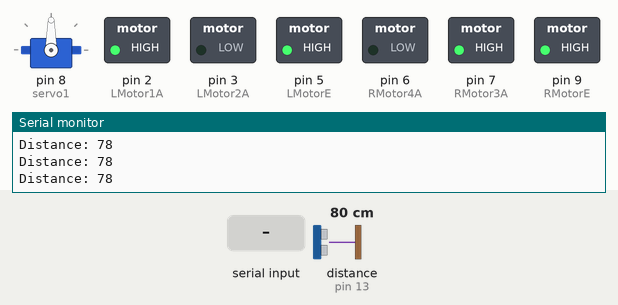
The sketch below on a simulated Arduino Uno, built with avr-gcc and run on an emulated ATmega328P. Parts: servo, switched loads named in the sketch (green lamp = pin HIGH), the last lines printed to the serial monitor. Wiring (inferred from the names in the program): ultrasonic range finder: trigger pin 12; echo pin 13. The test bench sets the inputs (shaded band); at power-on: distance to the obstacle (sensor on pin 13) 80 cm. The echo pulse lasts 58.3 µs per cm; pins used as bus, display or sensor lines are not drawn.

Above: at 1.2 s.
1.3 s: distance to the obstacle (sensor on pin 13) set to 24 cm
2.8 s: distance to the obstacle (sensor on pin 13) set to 19 cm
At 3.8 s:
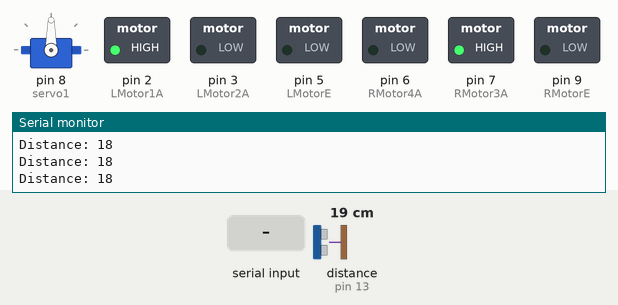
4.3 s: distance to the obstacle (sensor on pin 13) set to 35 cm
At 4.9 s:
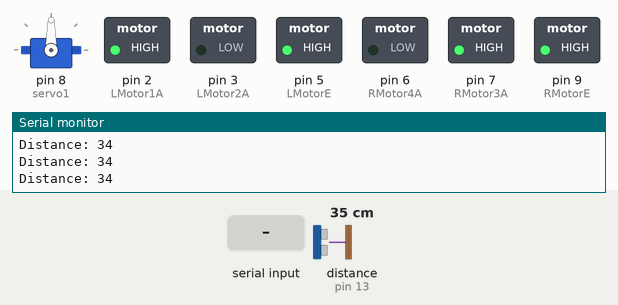
5.8 s: distance to the obstacle (sensor on pin 13) set to 18 cm
At 7.0 s:
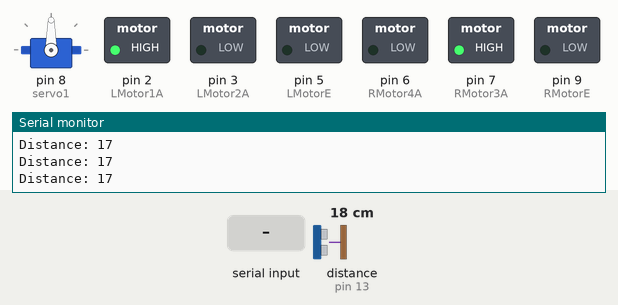
7.3 s: "1" received over the second serial link
At 8.5 s:
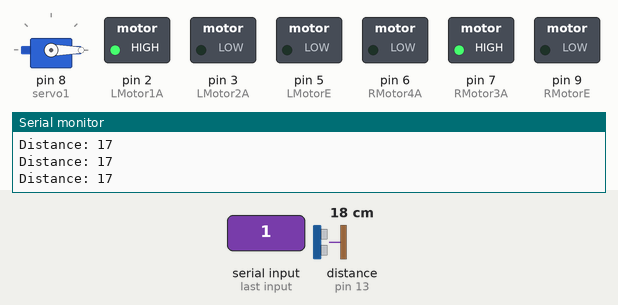
8.8 s: distance to the obstacle (sensor on pin 13) set to 120 cm
At 9.7 s:
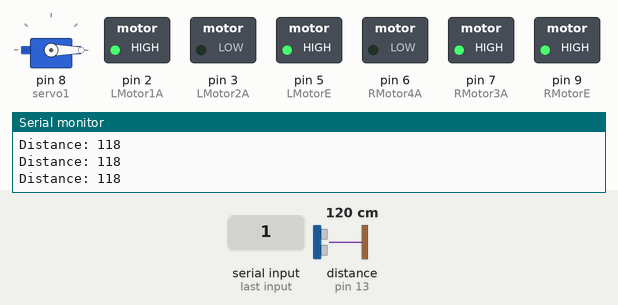
Timing chart, 0 to 11.3 s (numbered marks = the images above; inputs shaded):
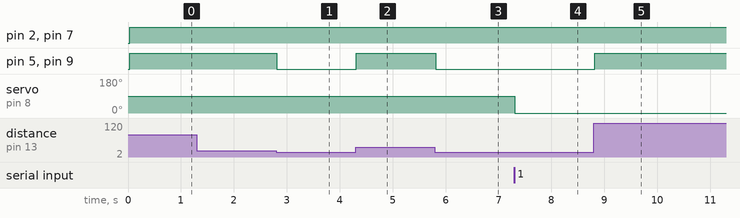

Measured:
- the behaviour switches between 22 and 21 cm on distance to the obstacle (sensor on pin 13) (found by bisection; images 0 and 1)
- after the input at 2.8 s, pin 5 (LMotorE), pin 9 (RMotorE): HIGH → LOW at once
- after the input at 4.3 s, pin 5 (LMotorE), pin 9 (RMotorE): LOW → HIGH at once
- after the input at 5.8 s, pin 5 (LMotorE), pin 9 (RMotorE): HIGH → LOW at once
- after the input at 7.3 s, servo on pin 8 (servo1): 90° → 0° at once
- after the input at 8.8 s, pin 5 (LMotorE), pin 9 (RMotorE): LOW → HIGH at once

The sketch:

Base_With_Ultrasonic_Sensor_And_Bluetooth_Servo_Shooter.ino
```cpp
/*
 * Name: Bheesham Ramkissoon and Mabin Mathew
 * Date: June 10, 2019
 * Description: Controls a robot to move and stop a certain distance away from a wall, and relies on bluetooth communication means to shoot a projectile into a basketball net 5 feet away.
 */

#include <SoftwareSerial.h> // Including the serial communication library to use the digital pins for communication
#include <Servo.h> // provides access to the external Servo.h library and its functionality

SoftwareSerial BTSerial(10, 11); // Creating an instance of a SoftwareSerial object called BTSerial with pins 10, 11 as the TXD and RXD respectively
Servo servo1; // create a servo object called "servo1" to control a servo
char BTDataIn; // variable to store data received from HC-05
const int LMotor1A = 2;
const int LMotor2A = 3;
const int RMotor3A = 7;
const int RMotor4A = 6;
const int LMotorE = 5;
const int RMotorE = 9;

 //define pin numbers
 const int trigPin = 12;
 const int echoPin = 13;


 //define variables
 long duration;
 int distance;


void setup() {
  // put your setup code here, to run once:
  pinMode (LMotor1A, OUTPUT);
  pinMode (LMotor2A, OUTPUT);
  pinMode (RMotor3A, OUTPUT);
  pinMode (RMotor4A, OUTPUT);
  pinMode (LMotorE, OUTPUT);
  pinMode (RMotorE, OUTPUT);

  pinMode(trigPin, OUTPUT); // sets the trigger pin as output
  pinMode(echoPin, INPUT); // sets the echoPin as input

  Serial.begin(9600);
  BTSerial.begin(9600); // initalizing the bluetooth communication
  servo1.attach(8);
  Serial.println("The BT gates are open.\n Connect to HC-05 from any other BT device with 1234 as pairing key!");
}

void loop() {

 //set the trig pin to 0
  digitalWrite(trigPin, LOW);
  delayMicroseconds(2);

  //sets the trig pin to high for 10 microseconds
  digitalWrite(trigPin, HIGH);
  delayMicroseconds(10);
  digitalWrite(trigPin, LOW);

  //read the echoPin, returns the sound wave travel time in microseconds
  duration = pulseIn(echoPin, HIGH);

  //calculate the distance in cm using formula
  distance = (duration * 0.034) / 2;

   if (distance <= 20 ){
     analogWrite (LMotorE, 0);
     analogWrite (RMotorE, 0);

     // controlling the shooting mechanism
     if (BTSerial.available() > 0){
    BTDataIn = BTSerial.read(); // if there is data, assign it to the BTDataIn variable

    if (BTDataIn == '1'){
      servo1.writeMicroseconds(500); // run servo1 with the specified pulse width value
      //delay(700) // turns the motor on if there is data coming in
    }

    else{
      servo1.writeMicroseconds(1500); // turns the motor off if there is no data cominng in
      delay(700);
    }

    Serial.println(BTDataIn); // print the value of Bluetooth Data to Serial Monitor

  }

   }

   else {
      digitalWrite (LMotor1A, HIGH);
      digitalWrite (LMotor2A, LOW);

      digitalWrite (LMotorE, HIGH);

      digitalWrite (RMotor3A, HIGH);
      digitalWrite (RMotor4A, LOW);

      digitalWrite (RMotorE, HIGH);

   }

  Serial.print("Distance: ");
  Serial.println(distance);


}
```
